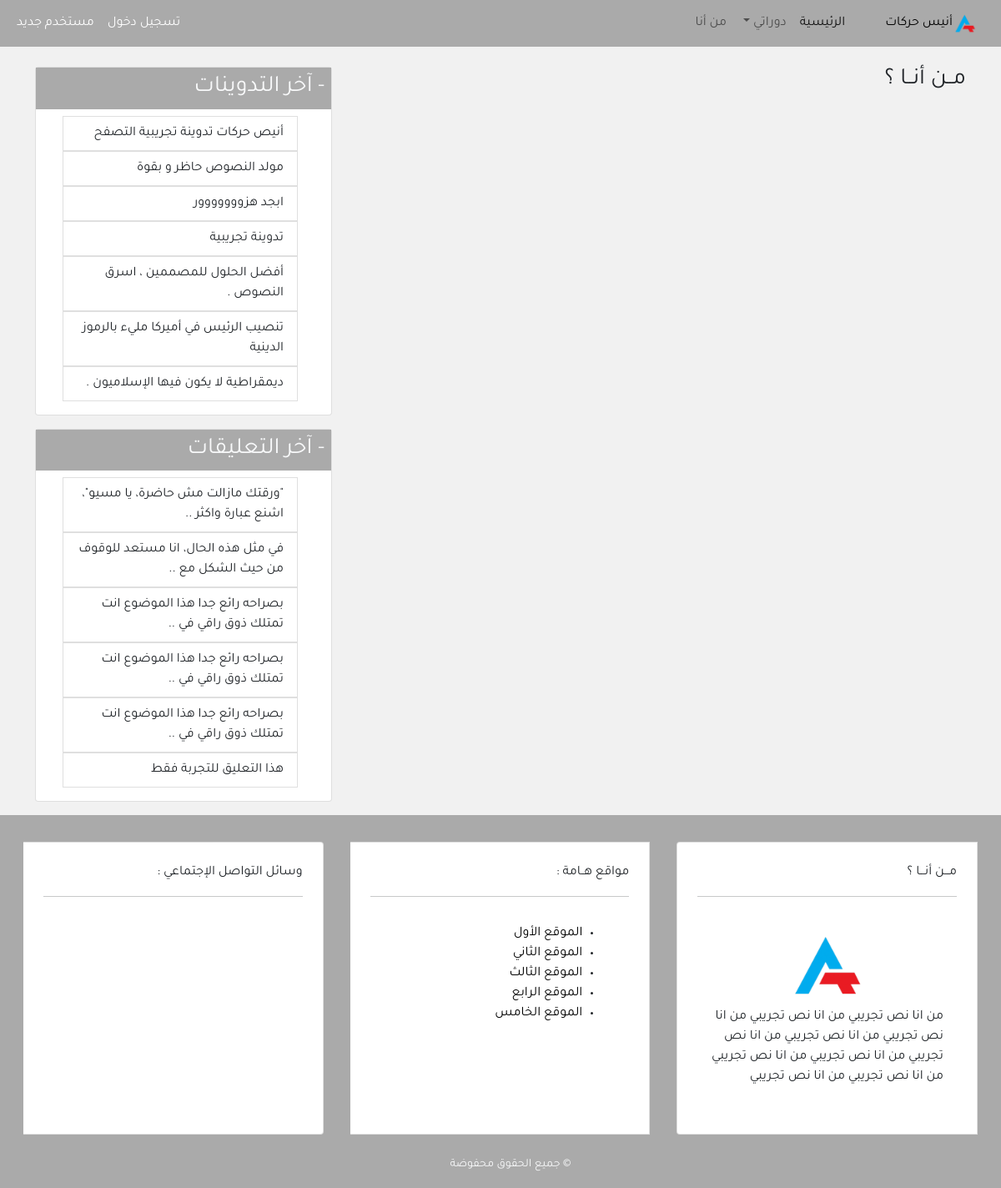
The page /about/ on the database its author committed.
### blog/models.py (models this page shows, shortened)
class Post(models.Model):
    title = models.CharField(max_length=100)
    content = models.TextField()
    post_date = models.DateTimeField(default=timezone.now)
    post_update = models.DateTimeField(auto_now=True)
    author = models.ForeignKey(User,on_delete=models.CASCADE)
    class Meta():
        ordering = ('-post_date', )

class Comment(models.Model):
    name = models.CharField(max_length=50,verbose_name='الإسم')
    email = models.EmailField(verbose_name='البريد الإلكتروني')
    body = models.TextField(verbose_name='التعليق')
    comment_date = models.DateTimeField(auto_now_add=True)
    active = models.BooleanField(default=True)
    post = models.ForeignKey(Post, on_delete=models.CASCADE,related_name='comments')
    class Meta():
        ordering = ('-comment_date', )

### blog/views.py (the view)
# urls.py: path('about/',views.about,name='about'),
def about (request):
    return render(request, 'blog/about.html',{'title':'حــول'})

### blog/templatetags/post_tag.py (called while the page is built)
@register.inclusion_tag('blog/lastest_posts.html')
def lastest_posts ():
    context = {
        'l_posts' : Post.objects.all()[:7]
    }
    return context

@register.inclusion_tag('blog/lastest_comments.html')
def lastest_comments ():
    context = {
        'l_comments' : Comment.objects.filter(active=True)[:7],
    }
    return context

### blog/templates/blog/about.html
{% extends 'blog/base.html' %}
{% block content %}
<h3 class="border-buttom">مــن أنــا ؟</h3>
{% endblock content %}

### blog/templates/blog/lastest_posts.html
<ul class="list-group-flush">
    {% for post in l_posts %}
    <a href="{% url 'post_detail' post.id %}"><li class="list-group-item">{{post.title}}</li></a>
    {% endfor %}
</ul>

### blog/templates/blog/lastest_comments.html
<ul class="list-group-flush">
    {% for comment in l_comments %}
    <a href="{% url 'post_detail' comment.post.id %}">
        <li class="list-group-item">
            {% if comment.body|length > 40%}
            {{comment.body|slice:'50'}} ..
        {% else %}
        {{comment.body}}
        {% endif %}
        </li>
    </a>
    {% empty %}
    <li class="list-group-item">لا يوجد تعليقات </li>
    {% endfor %}
</ul>

### blog/static/blog/css/main.css (style rules this page uses)
html,body { text-align: right; }
body { font-family: 'Tajawal', 'sans-serif'; background-color: rgb(241, 241, 241); }
a { text-decoration: none; color:black; }

### rows shown on the page
Post: title "أنيص حركات تدوينة تجريبية التصفح"
Post: title "مولد النصوص حاظر و بقوة"
Post: title "ابجد هزووووووور"
Post: title "تدوينة تجريبية"
Post: title "أفضل الحلول للمصممين ، اسرق النصوص ."
Post: title "تنصيب الرئيس في أميركا مليء بالرموز الدينية"
Post: title "ديمقراطية لا يكون فيها الإسلاميون ."
Comment: body "\"ورقتك مازالت مش حاضرة، يا مسيو\"، اشنع عبارة واكثر"
Comment: body "في مثل هذه الحال، انا مستعد للوقوف من حيث الشكل مع"
Comment: body "بصراحه رائع جدا هذا الموضوع انت تمتلك ذوق راقي في"
Comment: body "بصراحه رائع جدا هذا الموضوع انت تمتلك ذوق راقي في"
Comment: body "بصراحه رائع جدا هذا الموضوع انت تمتلك ذوق راقي في"
Comment: body "هذا التعليق للتجربة فقط"
